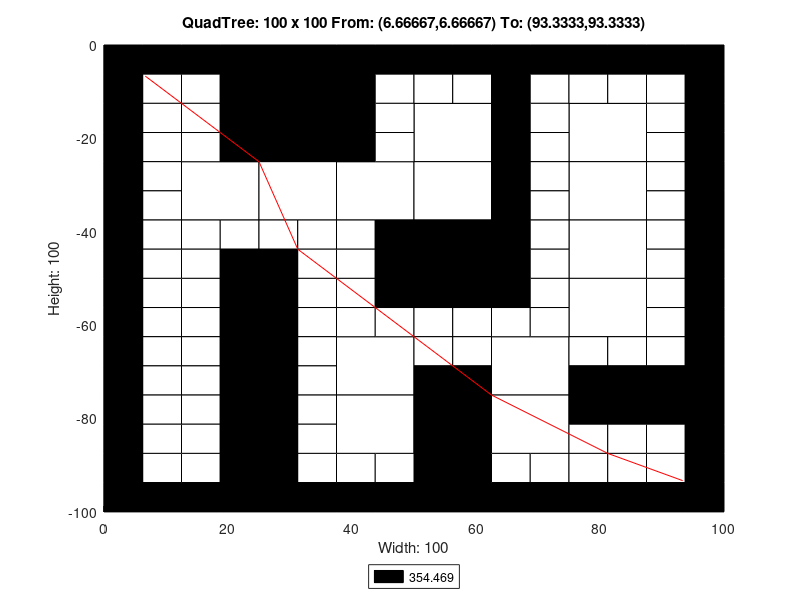

The MATLAB script that drew this image:
axis([0 100 -100 0]);
title('QuadTree: 100 x 100 From: (6.66667,6.66667) To: (93.3333,93.3333)');
xlabel('Width: 100');
ylabel('Height: 100');
rectangle('Position',[25 -12.5 12.5 12.5], 'FaceColor',[0 0 0]);
rectangle('Position',[25 -25 12.5 12.5], 'FaceColor',[0 0 0]);
rectangle('Position',[12.5 -37.5 12.5 12.5], 'FaceColor',[1 1 1]);
rectangle('Position',[25 -37.5 12.5 12.5], 'FaceColor',[1 1 1]);
rectangle('Position',[37.5 -37.5 12.5 12.5], 'FaceColor',[1 1 1]);
rectangle('Position',[50 -25 12.5 12.5], 'FaceColor',[1 1 1]);
rectangle('Position',[75 -25 12.5 12.5], 'FaceColor',[1 1 1]);
rectangle('Position',[50 -37.5 12.5 12.5], 'FaceColor',[1 1 1]);
rectangle('Position',[50 -50 12.5 12.5], 'FaceColor',[0 0 0]);
rectangle('Position',[75 -37.5 12.5 12.5], 'FaceColor',[1 1 1]);
rectangle('Position',[75 -50 12.5 12.5], 'FaceColor',[1 1 1]);
rectangle('Position',[37.5 -75 12.5 12.5], 'FaceColor',[1 1 1]);
rectangle('Position',[37.5 -87.5 12.5 12.5], 'FaceColor',[1 1 1]);
rectangle('Position',[62.5 -75 12.5 12.5], 'FaceColor',[1 1 1]);
rectangle('Position',[75 -62.5 12.5 12.5], 'FaceColor',[1 1 1]);
rectangle('Position',[50 -87.5 12.5 12.5], 'FaceColor',[0 0 0]);
rectangle('Position',[62.5 -87.5 12.5 12.5], 'FaceColor',[1 1 1]);
rectangle('Position',[50 -100 12.5 12.5], 'FaceColor',[0 0 0]);
rectangle('Position',[0 -6.25 6.25 6.25], 'FaceColor',[0 0 0]);
rectangle('Position',[6.25 -6.25 6.25 6.25], 'FaceColor',[0 0 0]);
rectangle('Position',[0 -12.5 6.25 6.25], 'FaceColor',[0 0 0]);
rectangle('Position',[6.25 -12.5 6.25 6.25], 'FaceColor',[1 1 1]);
rectangle('Position',[12.5 -6.25 6.25 6.25], 'FaceColor',[0 0 0]);
rectangle('Position',[18.75 -6.25 6.25 6.25], 'FaceColor',[0 0 0]);
rectangle('Position',[12.5 -12.5 6.25 6.25], 'FaceColor',[1 1 1]);
rectangle('Position',[18.75 -12.5 6.25 6.25], 'FaceColor',[0 0 0]);
rectangle('Position',[0 -18.75 6.25 6.25], 'FaceColor',[0 0 0]);
rectangle('Position',[6.25 -18.75 6.25 6.25], 'FaceColor',[1 1 1]);
rectangle('Position',[0 -25 6.25 6.25], 'FaceColor',[0 0 0]);
rectangle('Position',[6.25 -25 6.25 6.25], 'FaceColor',[1 1 1]);
rectangle('Position',[12.5 -18.75 6.25 6.25], 'FaceColor',[1 1 1]);
rectangle('Position',[18.75 -18.75 6.25 6.25], 'FaceColor',[0 0 0]);
rectangle('Position',[12.5 -25 6.25 6.25], 'FaceColor',[1 1 1]);
rectangle('Position',[18.75 -25 6.25 6.25], 'FaceColor',[0 0 0]);
rectangle('Position',[37.5 -6.25 6.25 6.25], 'FaceColor',[0 0 0]);
rectangle('Position',[43.75 -6.25 6.25 6.25], 'FaceColor',[0 0 0]);
rectangle('Position',[37.5 -12.5 6.25 6.25], 'FaceColor',[0 0 0]);
rectangle('Position',[43.75 -12.5 6.25 6.25], 'FaceColor',[1 1 1]);
rectangle('Position',[37.5 -18.75 6.25 6.25], 'FaceColor',[0 0 0]);
rectangle('Position',[43.75 -18.75 6.25 6.25], 'FaceColor',[1 1 1]);
rectangle('Position',[37.5 -25 6.25 6.25], 'FaceColor',[0 0 0]);
rectangle('Position',[43.75 -25 6.25 6.25], 'FaceColor',[1 1 1]);
rectangle('Position',[0 -31.25 6.25 6.25], 'FaceColor',[0 0 0]);
rectangle('Position',[6.25 -31.25 6.25 6.25], 'FaceColor',[1 1 1]);
rectangle('Position',[0 -37.5 6.25 6.25], 'FaceColor',[0 0 0]);
rectangle('Position',[6.25 -37.5 6.25 6.25], 'FaceColor',[1 1 1]);
rectangle('Position',[0 -43.75 6.25 6.25], 'FaceColor',[0 0 0]);
rectangle('Position',[6.25 -43.75 6.25 6.25], 'FaceColor',[1 1 1]);
rectangle('Position',[0 -50 6.25 6.25], 'FaceColor',[0 0 0]);
rectangle('Position',[6.25 -50 6.25 6.25], 'FaceColor',[1 1 1]);
rectangle('Position',[12.5 -43.75 6.25 6.25], 'FaceColor',[1 1 1]);
rectangle('Position',[18.75 -43.75 6.25 6.25], 'FaceColor',[1 1 1]);
rectangle('Position',[12.5 -50 6.25 6.25], 'FaceColor',[1 1 1]);
rectangle('Position',[18.75 -50 6.25 6.25], 'FaceColor',[0 0 0]);
rectangle('Position',[25 -43.75 6.25 6.25], 'FaceColor',[1 1 1]);
rectangle('Position',[31.25 -43.75 6.25 6.25], 'FaceColor',[1 1 1]);
rectangle('Position',[25 -50 6.25 6.25], 'FaceColor',[0 0 0]);
rectangle('Position',[31.25 -50 6.25 6.25], 'FaceColor',[1 1 1]);
rectangle('Position',[37.5 -43.75 6.25 6.25], 'FaceColor',[1 1 1]);
rectangle('Position',[43.75 -43.75 6.25 6.25], 'FaceColor',[0 0 0]);
rectangle('Position',[37.5 -50 6.25 6.25], 'FaceColor',[1 1 1]);
rectangle('Position',[43.75 -50 6.25 6.25], 'FaceColor',[0 0 0]);
rectangle('Position',[50 -6.25 6.25 6.25], 'FaceColor',[0 0 0]);
rectangle('Position',[56.25 -6.25 6.25 6.25], 'FaceColor',[0 0 0]);
rectangle('Position',[50 -12.5 6.25 6.25], 'FaceColor',[1 1 1]);
rectangle('Position',[56.25 -12.5 6.25 6.25], 'FaceColor',[1 1 1]);
rectangle('Position',[62.5 -6.25 6.25 6.25], 'FaceColor',[0 0 0]);
rectangle('Position',[68.75 -6.25 6.25 6.25], 'FaceColor',[0 0 0]);
rectangle('Position',[62.5 -12.5 6.25 6.25], 'FaceColor',[0 0 0]);
rectangle('Position',[68.75 -12.5 6.25 6.25], 'FaceColor',[1 1 1]);
rectangle('Position',[62.5 -18.75 6.25 6.25], 'FaceColor',[0 0 0]);
rectangle('Position',[68.75 -18.75 6.25 6.25], 'FaceColor',[1 1 1]);
rectangle('Position',[62.5 -25 6.25 6.25], 'FaceColor',[0 0 0]);
rectangle('Position',[68.75 -25 6.25 6.25], 'FaceColor',[1 1 1]);
rectangle('Position',[75 -6.25 6.25 6.25], 'FaceColor',[0 0 0]);
rectangle('Position',[81.25 -6.25 6.25 6.25], 'FaceColor',[0 0 0]);
rectangle('Position',[75 -12.5 6.25 6.25], 'FaceColor',[1 1 1]);
rectangle('Position',[81.25 -12.5 6.25 6.25], 'FaceColor',[1 1 1]);
rectangle('Position',[87.5 -6.25 6.25 6.25], 'FaceColor',[0 0 0]);
rectangle('Position',[93.75 -6.25 6.25 6.25], 'FaceColor',[0 0 0]);
rectangle('Position',[87.5 -12.5 6.25 6.25], 'FaceColor',[1 1 1]);
rectangle('Position',[93.75 -12.5 6.25 6.25], 'FaceColor',[0 0 0]);
rectangle('Position',[87.5 -18.75 6.25 6.25], 'FaceColor',[1 1 1]);
rectangle('Position',[93.75 -18.75 6.25 6.25], 'FaceColor',[0 0 0]);
rectangle('Position',[87.5 -25 6.25 6.25], 'FaceColor',[1 1 1]);
rectangle('Position',[93.75 -25 6.25 6.25], 'FaceColor',[0 0 0]);
rectangle('Position',[62.5 -31.25 6.25 6.25], 'FaceColor',[0 0 0]);
rectangle('Position',[68.75 -31.25 6.25 6.25], 'FaceColor',[1 1 1]);
rectangle('Position',[62.5 -37.5 6.25 6.25], 'FaceColor',[0 0 0]);
rectangle('Position',[68.75 -37.5 6.25 6.25], 'FaceColor',[1 1 1]);
rectangle('Position',[62.5 -43.75 6.25 6.25], 'FaceColor',[0 0 0]);
rectangle('Position',[68.75 -43.75 6.25 6.25], 'FaceColor',[1 1 1]);
rectangle('Position',[62.5 -50 6.25 6.25], 'FaceColor',[0 0 0]);
rectangle('Position',[68.75 -50 6.25 6.25], 'FaceColor',[1 1 1]);
rectangle('Position',[87.5 -31.25 6.25 6.25], 'FaceColor',[1 1 1]);
rectangle('Position',[93.75 -31.25 6.25 6.25], 'FaceColor',[0 0 0]);
rectangle('Position',[87.5 -37.5 6.25 6.25], 'FaceColor',[1 1 1]);
rectangle('Position',[93.75 -37.5 6.25 6.25], 'FaceColor',[0 0 0]);
rectangle('Position',[87.5 -43.75 6.25 6.25], 'FaceColor',[1 1 1]);
rectangle('Position',[93.75 -43.75 6.25 6.25], 'FaceColor',[0 0 0]);
rectangle('Position',[87.5 -50 6.25 6.25], 'FaceColor',[1 1 1]);
rectangle('Position',[93.75 -50 6.25 6.25], 'FaceColor',[0 0 0]);
rectangle('Position',[0 -56.25 6.25 6.25], 'FaceColor',[0 0 0]);
rectangle('Position',[6.25 -56.25 6.25 6.25], 'FaceColor',[1 1 1]);
rectangle('Position',[0 -62.5 6.25 6.25], 'FaceColor',[0 0 0]);
rectangle('Position',[6.25 -62.5 6.25 6.25], 'FaceColor',[1 1 1]);
rectangle('Position',[12.5 -56.25 6.25 6.25], 'FaceColor',[1 1 1]);
rectangle('Position',[18.75 -56.25 6.25 6.25], 'FaceColor',[0 0 0]);
rectangle('Position',[12.5 -62.5 6.25 6.25], 'FaceColor',[1 1 1]);
rectangle('Position',[18.75 -62.5 6.25 6.25], 'FaceColor',[0 0 0]);
rectangle('Position',[0 -68.75 6.25 6.25], 'FaceColor',[0 0 0]);
rectangle('Position',[6.25 -68.75 6.25 6.25], 'FaceColor',[1 1 1]);
rectangle('Position',[0 -75 6.25 6.25], 'FaceColor',[0 0 0]);
rectangle('Position',[6.25 -75 6.25 6.25], 'FaceColor',[1 1 1]);
rectangle('Position',[12.5 -68.75 6.25 6.25], 'FaceColor',[1 1 1]);
rectangle('Position',[18.75 -68.75 6.25 6.25], 'FaceColor',[0 0 0]);
rectangle('Position',[12.5 -75 6.25 6.25], 'FaceColor',[1 1 1]);
rectangle('Position',[18.75 -75 6.25 6.25], 'FaceColor',[0 0 0]);
rectangle('Position',[25 -56.25 6.25 6.25], 'FaceColor',[0 0 0]);
rectangle('Position',[31.25 -56.25 6.25 6.25], 'FaceColor',[1 1 1]);
rectangle('Position',[25 -62.5 6.25 6.25], 'FaceColor',[0 0 0]);
rectangle('Position',[31.25 -62.5 6.25 6.25], 'FaceColor',[1 1 1]);
rectangle('Position',[37.5 -56.25 6.25 6.25], 'FaceColor',[1 1 1]);
rectangle('Position',[43.75 -56.25 6.25 6.25], 'FaceColor',[0 0 0]);
rectangle('Position',[37.5 -62.5 6.25 6.25], 'FaceColor',[1 1 1]);
rectangle('Position',[43.75 -62.5 6.25 6.25], 'FaceColor',[1 1 1]);
rectangle('Position',[25 -68.75 6.25 6.25], 'FaceColor',[0 0 0]);
rectangle('Position',[31.25 -68.75 6.25 6.25], 'FaceColor',[1 1 1]);
rectangle('Position',[25 -75 6.25 6.25], 'FaceColor',[0 0 0]);
rectangle('Position',[31.25 -75 6.25 6.25], 'FaceColor',[1 1 1]);
rectangle('Position',[0 -81.25 6.25 6.25], 'FaceColor',[0 0 0]);
rectangle('Position',[6.25 -81.25 6.25 6.25], 'FaceColor',[1 1 1]);
rectangle('Position',[0 -87.5 6.25 6.25], 'FaceColor',[0 0 0]);
rectangle('Position',[6.25 -87.5 6.25 6.25], 'FaceColor',[1 1 1]);
rectangle('Position',[12.5 -81.25 6.25 6.25], 'FaceColor',[1 1 1]);
rectangle('Position',[18.75 -81.25 6.25 6.25], 'FaceColor',[0 0 0]);
rectangle('Position',[12.5 -87.5 6.25 6.25], 'FaceColor',[1 1 1]);
rectangle('Position',[18.75 -87.5 6.25 6.25], 'FaceColor',[0 0 0]);
rectangle('Position',[0 -93.75 6.25 6.25], 'FaceColor',[0 0 0]);
rectangle('Position',[6.25 -93.75 6.25 6.25], 'FaceColor',[1 1 1]);
rectangle('Position',[0 -100 6.25 6.25], 'FaceColor',[0 0 0]);
rectangle('Position',[6.25 -100 6.25 6.25], 'FaceColor',[0 0 0]);
rectangle('Position',[12.5 -93.75 6.25 6.25], 'FaceColor',[1 1 1]);
rectangle('Position',[18.75 -93.75 6.25 6.25], 'FaceColor',[0 0 0]);
rectangle('Position',[12.5 -100 6.25 6.25], 'FaceColor',[0 0 0]);
rectangle('Position',[18.75 -100 6.25 6.25], 'FaceColor',[0 0 0]);
rectangle('Position',[25 -81.25 6.25 6.25], 'FaceColor',[0 0 0]);
rectangle('Position',[31.25 -81.25 6.25 6.25], 'FaceColor',[1 1 1]);
rectangle('Position',[25 -87.5 6.25 6.25], 'FaceColor',[0 0 0]);
rectangle('Position',[31.25 -87.5 6.25 6.25], 'FaceColor',[1 1 1]);
rectangle('Position',[25 -93.75 6.25 6.25], 'FaceColor',[0 0 0]);
rectangle('Position',[31.25 -93.75 6.25 6.25], 'FaceColor',[1 1 1]);
rectangle('Position',[25 -100 6.25 6.25], 'FaceColor',[0 0 0]);
rectangle('Position',[31.25 -100 6.25 6.25], 'FaceColor',[0 0 0]);
rectangle('Position',[37.5 -93.75 6.25 6.25], 'FaceColor',[1 1 1]);
rectangle('Position',[43.75 -93.75 6.25 6.25], 'FaceColor',[1 1 1]);
rectangle('Position',[37.5 -100 6.25 6.25], 'FaceColor',[0 0 0]);
rectangle('Position',[43.75 -100 6.25 6.25], 'FaceColor',[0 0 0]);
rectangle('Position',[50 -56.25 6.25 6.25], 'FaceColor',[0 0 0]);
rectangle('Position',[56.25 -56.25 6.25 6.25], 'FaceColor',[0 0 0]);
rectangle('Position',[50 -62.5 6.25 6.25], 'FaceColor',[1 1 1]);
rectangle('Position',[56.25 -62.5 6.25 6.25], 'FaceColor',[1 1 1]);
rectangle('Position',[62.5 -56.25 6.25 6.25], 'FaceColor',[0 0 0]);
rectangle('Position',[68.75 -56.25 6.25 6.25], 'FaceColor',[1 1 1]);
rectangle('Position',[62.5 -62.5 6.25 6.25], 'FaceColor',[1 1 1]);
rectangle('Position',[68.75 -62.5 6.25 6.25], 'FaceColor',[1 1 1]);
rectangle('Position',[50 -68.75 6.25 6.25], 'FaceColor',[1 1 1]);
rectangle('Position',[56.25 -68.75 6.25 6.25], 'FaceColor',[1 1 1]);
rectangle('Position',[50 -75 6.25 6.25], 'FaceColor',[0 0 0]);
rectangle('Position',[56.25 -75 6.25 6.25], 'FaceColor',[0 0 0]);
rectangle('Position',[87.5 -56.25 6.25 6.25], 'FaceColor',[1 1 1]);
rectangle('Position',[93.75 -56.25 6.25 6.25], 'FaceColor',[0 0 0]);
rectangle('Position',[87.5 -62.5 6.25 6.25], 'FaceColor',[1 1 1]);
rectangle('Position',[93.75 -62.5 6.25 6.25], 'FaceColor',[0 0 0]);
rectangle('Position',[75 -68.75 6.25 6.25], 'FaceColor',[1 1 1]);
rectangle('Position',[81.25 -68.75 6.25 6.25], 'FaceColor',[1 1 1]);
rectangle('Position',[75 -75 6.25 6.25], 'FaceColor',[0 0 0]);
rectangle('Position',[81.25 -75 6.25 6.25], 'FaceColor',[0 0 0]);
rectangle('Position',[87.5 -68.75 6.25 6.25], 'FaceColor',[1 1 1]);
rectangle('Position',[93.75 -68.75 6.25 6.25], 'FaceColor',[0 0 0]);
rectangle('Position',[87.5 -75 6.25 6.25], 'FaceColor',[0 0 0]);
rectangle('Position',[93.75 -75 6.25 6.25], 'FaceColor',[0 0 0]);
rectangle('Position',[62.5 -93.75 6.25 6.25], 'FaceColor',[1 1 1]);
rectangle('Position',[68.75 -93.75 6.25 6.25], 'FaceColor',[1 1 1]);
rectangle('Position',[62.5 -100 6.25 6.25], 'FaceColor',[0 0 0]);
rectangle('Position',[68.75 -100 6.25 6.25], 'FaceColor',[0 0 0]);
rectangle('Position',[75 -81.25 6.25 6.25], 'FaceColor',[0 0 0]);
rectangle('Position',[81.25 -81.25 6.25 6.25], 'FaceColor',[0 0 0]);
rectangle('Position',[75 -87.5 6.25 6.25], 'FaceColor',[1 1 1]);
rectangle('Position',[81.25 -87.5 6.25 6.25], 'FaceColor',[1 1 1]);
rectangle('Position',[87.5 -81.25 6.25 6.25], 'FaceColor',[0 0 0]);
rectangle('Position',[93.75 -81.25 6.25 6.25], 'FaceColor',[0 0 0]);
rectangle('Position',[87.5 -87.5 6.25 6.25], 'FaceColor',[1 1 1]);
rectangle('Position',[93.75 -87.5 6.25 6.25], 'FaceColor',[0 0 0]);
rectangle('Position',[75 -93.75 6.25 6.25], 'FaceColor',[1 1 1]);
rectangle('Position',[81.25 -93.75 6.25 6.25], 'FaceColor',[1 1 1]);
rectangle('Position',[75 -100 6.25 6.25], 'FaceColor',[0 0 0]);
rectangle('Position',[81.25 -100 6.25 6.25], 'FaceColor',[0 0 0]);
rectangle('Position',[87.5 -93.75 6.25 6.25], 'FaceColor',[1 1 1]);
rectangle('Position',[93.75 -93.75 6.25 6.25], 'FaceColor',[0 0 0]);
rectangle('Position',[87.5 -100 6.25 6.25], 'FaceColor',[0 0 0]);
rectangle('Position',[93.75 -100 6.25 6.25], 'FaceColor',[0 0 0]);
X=[93.3333,93.3333,81.25,81.25,62.5,50,50,43.75,43.75,37.5,31.25,31.25,25,18.75,12.5,12.5,6.66667];
Y=[-93.3333,-93.3333,-87.5,-87.5,-75,-62.5,-62.5,-56.25,-56.25,-50,-43.75,-43.75,-25,-18.75,-12.5,-12.5,-6.66667];
hold on;
plot(X,Y,'r');
legend('354.469','Location','southoutside');
